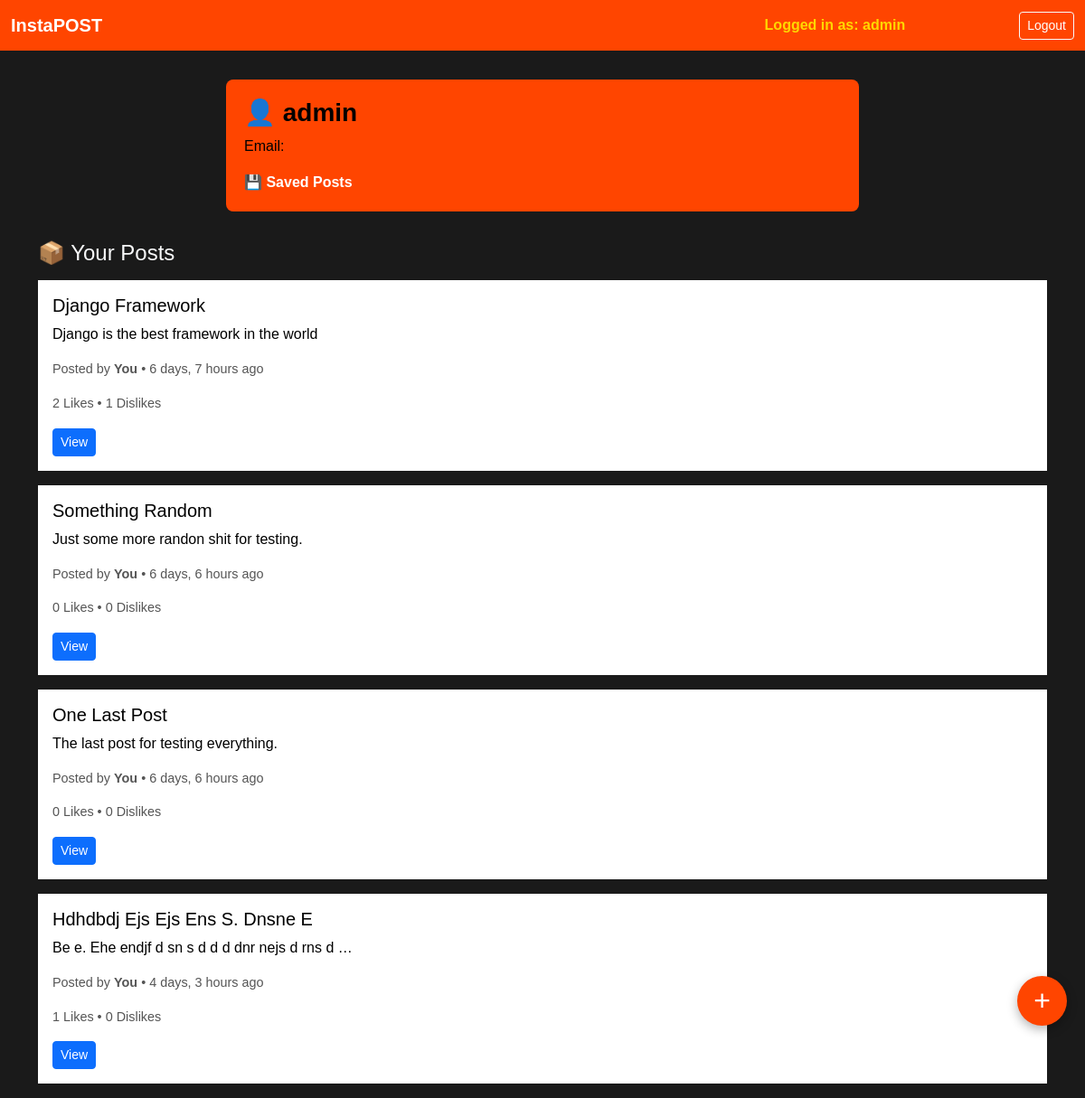
Before: /posts/profile/1/ (signed in) with the older database file.
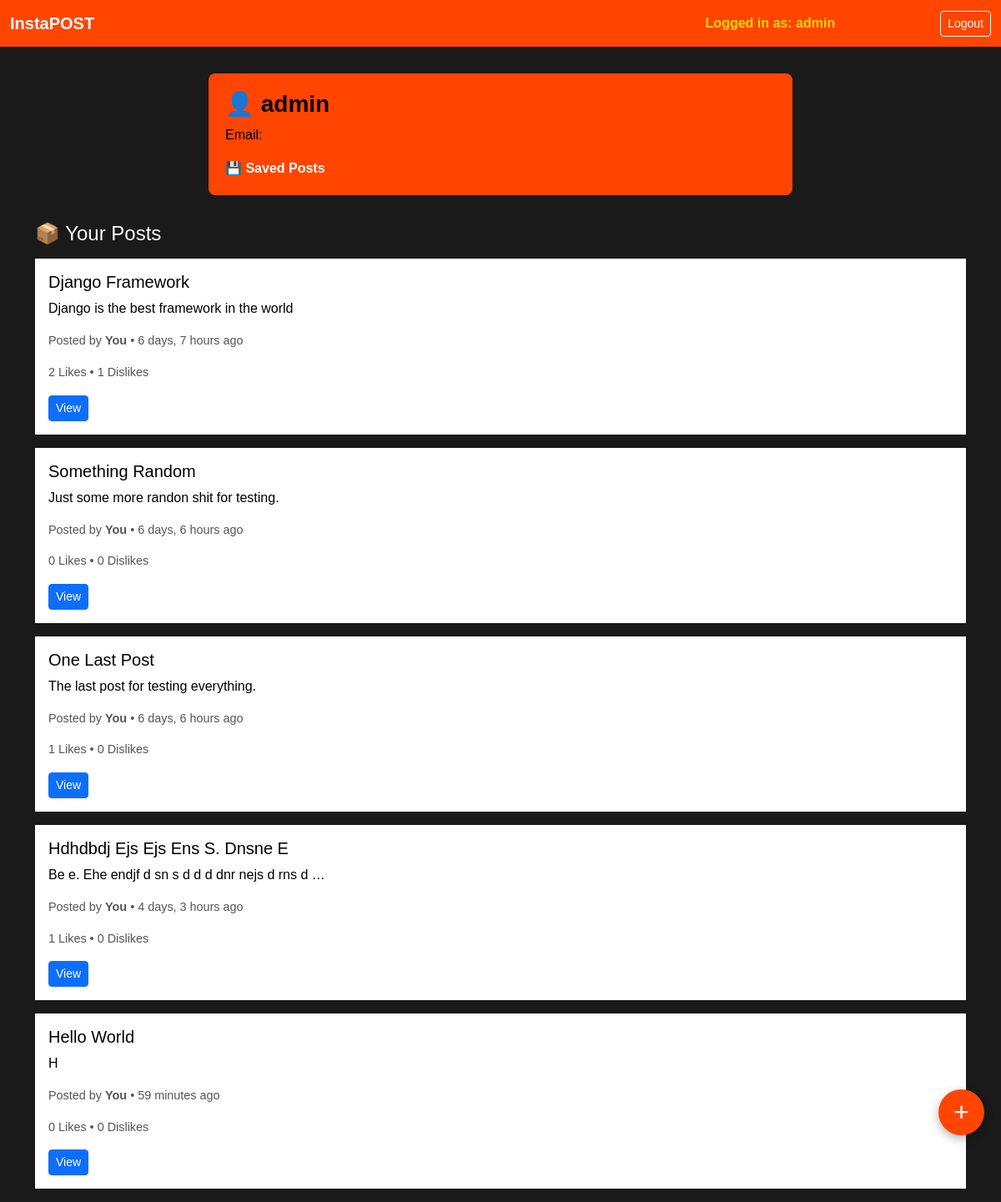
After: the same page with the newer database file.
### posts/models.py (models this page shows, shortened)
class Post(models.Model):
    user = models.ForeignKey(User, models.CASCADE)
    title = models.CharField(max_length=200)
    content = models.CharField(max_length=600, null=True)
    likes = models.IntegerField(default=0)
    liked_by = models.ManyToManyField(User, related_name='liked_by')
    disliked_by = models.ManyToManyField(User, related_name='disliked_by')
    dislikes = models.IntegerField(default=0)
    saved_by = models.ManyToManyField(User, related_name='saved_by')
    no_of_comment = models.IntegerField(default=0)
    created_on = models.DateTimeField(auto_now_add=True)

### posts/views.py (the view)
# urls.py: path('profile/<int:pk>/', ProfileView.as_view(), name='profile'),
@method_decorator(login_required, name='dispatch')
class ProfileView(DetailView):
    template_name = 'posts/profile.html'
    model = User
    context_object_name = 'user'
    def get_context_data(self, **kwargs):
        context = super().get_context_data(**kwargs)
        context['posts'] = Post.objects.filter(user=self.request.user)
        return context

### templates/posts/profile.html (shortened to what this page needs)
{% extends "base.html" %}
{% load static %}
{% block css %}
<link rel="stylesheet" href="{% static 'posts/style.css' %}">
<link rel="stylesheet" href="{% static 'posts/profile.css' %}">
{% endblock css %}
{% block content %}
<div class="container">
  <div class="profile-card">
    <h3>👤 {{ user.username }}</h3>
    <p>Email: {{ user.email }}</p>
    <a href="{% url 'saved_posts' pk=user.id %}" style="text-decoration: none; color: white;"><strong>💾 Saved Posts</strong></a>
  </div>
  <div class="profile-posts">
    <h4 class="text-light mb-3">📦 Your Posts</h4>
    {% if posts %}
      {% for post in posts %}
        <div class="card mb-3">
          <div class="card-body">
            <h5 class="card-title">{{ post.title|title }}</h5>
            <p class="card-text">{{ post.content|truncatewords:15 }}</p>
            <p class="post-meta">Posted by <strong>You</strong> • {{ post.created_on|timesince }} ago</p>
            <p class="post-meta">{{post.likes}} Likes • {{post.dislikes}} Dislikes</p>
            <a href="{% url 'post_detail' pk=post.id %}" class="btn btn-sm btn-primary">View</a>
          </div>
        </div>
      {% endfor %}
    {% else %}
      <p class="text-light">You haven’t posted anything yet. Go ahead and share something!</p>
    {% endif %}
  </div>
</div>
<a href="{% url 'create_post' %}" class="fab-plus-btn">+</a>
{% endblock content %}

### templates/base.html (shortened to what this page needs)
<!DOCTYPE html>
<html lang="en">
<head>
  <link href="https://cdn.jsdelivr.net/npm/bootstrap@5.3.0/dist/css/bootstrap.min.css" rel="stylesheet" />
  {% block css %}{% endblock css %}
</head>
<body>
  <nav class="navbar navbar-expand-lg">
    <div class="container-fluid">
      <a class="navbar-brand" href="{% url 'index' %}">InstaPOST</a>
      <div class="d-flex ms-auto align-items-center">
        <a href="{% url 'profile' pk=user.id %}" style="text-decoration: none;"><span class="username me-3" style="padding-right: 110px;">Logged in as: <span id="userName">{{user.username}}</span></span></a>
        {% if user.is_authenticated %}
        <a href="{% url 'logout' %}" class="btn btn-sm btn-outline-light">Logout</a>
        {% else %}
        <a href="{% url 'login' %}" class="btn btn-sm btn-outline-light">Login</a>
        {% endif %}
      </div>
    </div>
  </nav>
  {% block content %}{% endblock content %}
</body>
</html>

### static/posts/style.css (style rules this page uses)
body { background-color: #1a1a1a; color: #fff; font-family: Arial, sans-serif; }
.navbar, .card { background-color: #ff4500; }
.navbar-brand { font-weight: bold; color: #fff; }
.nav-link, .btn { color: #fff; }
.username { font-weight: bold; color: #ffd700; }
.card { margin-bottom: 1rem; border: none; }
.card-body { background-color: #fff; color: #000; }
.fab-plus-btn { position: fixed; bottom: 80px; right: 20px; background-color: #ff4500; color: #fff; font-size: 2rem; text-align: center; width: 55px; height: 55px; border-radius: 50%; box-shadow: 0 4px 12px rgba(0,0,0,0.3); z-index: 1000; transition: background-color 0.3s ease; line-height: 55px; display: flex; justify-content: center; align-items: center; text-decoration: none; border: none; }

### static/posts/profile.css (style rules this page uses)
.profile-card { background-color: #ff4500; color: #000; border-radius: 8px; padding: 20px; margin: 2rem auto; max-width: 700px; }
.profile-card h3 { font-weight: bold; }
.profile-posts { margin-top: 30px; }
.profile-posts .card-body { background-color: #fff; color: #000; }
.post-meta { font-size: 0.9rem; color: #555; }

Changed rows visible on the page:
changed Post "One Last Post": likes "0" → "1"
added Post: title "Hello World", content "H", created_on "59 minutes", likes "0", dislikes "0"
